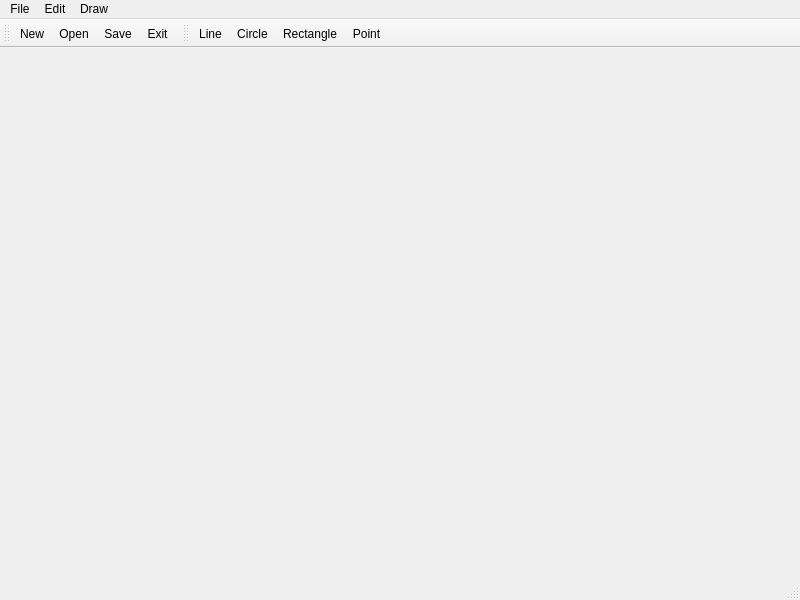
<?xml version="1.0" encoding="UTF-8"?>
<ui version="4.0">
 <class>MainWindow</class>
 <widget class="QMainWindow" name="MainWindow">
  <property name="geometry">
   <rect>
    <x>0</x>
    <y>0</y>
    <width>800</width>
    <height>600</height>
   </rect>
  </property>
  <property name="windowTitle">
   <string>MainWindow</string>
  </property>
  <widget class="QWidget" name="centralwidget"/>
  <widget class="QMenuBar" name="menubar">
   <property name="geometry">
    <rect>
     <x>0</x>
     <y>0</y>
     <width>800</width>
     <height>25</height>
    </rect>
   </property>
   <widget class="QMenu" name="menuFile">
    <property name="title">
     <string>File</string>
    </property>
    <addaction name="actionNew"/>
    <addaction name="actionOpen"/>
    <addaction name="actionSave"/>
    <addaction name="actionExit"/>
   </widget>
   <widget class="QMenu" name="menuEdit">
    <property name="title">
     <string>Edit</string>
    </property>
   </widget>
   <widget class="QMenu" name="menuDraw">
    <property name="title">
     <string>Draw</string>
    </property>
    <addaction name="actionLine"/>
    <addaction name="actionCircle"/>
    <addaction name="actionRectangle"/>
    <addaction name="actionPoint"/>
   </widget>
   <addaction name="menuFile"/>
   <addaction name="menuEdit"/>
   <addaction name="menuDraw"/>
  </widget>
  <widget class="QStatusBar" name="statusbar"/>
  <widget class="QToolBar" name="toolBar">
   <property name="windowTitle">
    <string>toolBar</string>
   </property>
   <attribute name="toolBarArea">
    <enum>TopToolBarArea</enum>
   </attribute>
   <attribute name="toolBarBreak">
    <bool>false</bool>
   </attribute>
   <addaction name="actionNew"/>
   <addaction name="actionOpen"/>
   <addaction name="actionSave"/>
   <addaction name="actionExit"/>
  </widget>
  <widget class="QToolBar" name="toolBar_2">
   <property name="windowTitle">
    <string>toolBar_2</string>
   </property>
   <attribute name="toolBarArea">
    <enum>TopToolBarArea</enum>
   </attribute>
   <attribute name="toolBarBreak">
    <bool>false</bool>
   </attribute>
   <addaction name="actionLine"/>
   <addaction name="actionCircle"/>
   <addaction name="actionRectangle"/>
   <addaction name="actionPoint"/>
  </widget>
  <action name="actionNew">
   <property name="icon">
    <iconset resource="res.qrc">
     <normaloff>:/icon/icons/New file.png</normaloff>:/icon/icons/New file.png</iconset>
   </property>
   <property name="text">
    <string>New</string>
   </property>
  </action>
  <action name="actionOpen">
   <property name="icon">
    <iconset resource="res.qrc">
     <normaloff>:/icon/icons/Open file.png</normaloff>:/icon/icons/Open file.png</iconset>
   </property>
   <property name="text">
    <string>Open</string>
   </property>
  </action>
  <action name="actionSave">
   <property name="icon">
    <iconset resource="res.qrc">
     <normaloff>:/icon/icons/Save.png</normaloff>:/icon/icons/Save.png</iconset>
   </property>
   <property name="text">
    <string>Save</string>
   </property>
  </action>
  <action name="actionExit">
   <property name="icon">
    <iconset resource="res.qrc">
     <normaloff>:/icon/icons/Exit.png</normaloff>:/icon/icons/Exit.png</iconset>
   </property>
   <property name="text">
    <string>Exit</string>
   </property>
  </action>
  <action name="actionLine">
   <property name="icon">
    <iconset resource="res.qrc">
     <normaloff>:/icon/icons/Line.png</normaloff>:/icon/icons/Line.png</iconset>
   </property>
   <property name="text">
    <string>Line</string>
   </property>
  </action>
  <action name="actionCircle">
   <property name="icon">
    <iconset resource="res.qrc">
     <normaloff>:/icon/icons/Circle.png</normaloff>:/icon/icons/Circle.png</iconset>
   </property>
   <property name="text">
    <string>Circle</string>
   </property>
  </action>
  <action name="actionRectangle">
   <property name="icon">
    <iconset resource="res.qrc">
     <normaloff>:/icon/icons/Restangle.png</normaloff>:/icon/icons/Restangle.png</iconset>
   </property>
   <property name="text">
    <string>Rectangle</string>
   </property>
  </action>
  <action name="actionPoint">
   <property name="icon">
    <iconset resource="res.qrc">
     <normaloff>:/icon/icons/Flower.png</normaloff>:/icon/icons/Flower.png</iconset>
   </property>
   <property name="text">
    <string>Point</string>
   </property>
  </action>
 </widget>
 <resources>
  <include location="res.qrc"/>
 </resources>
 <connections/>
</ui>
